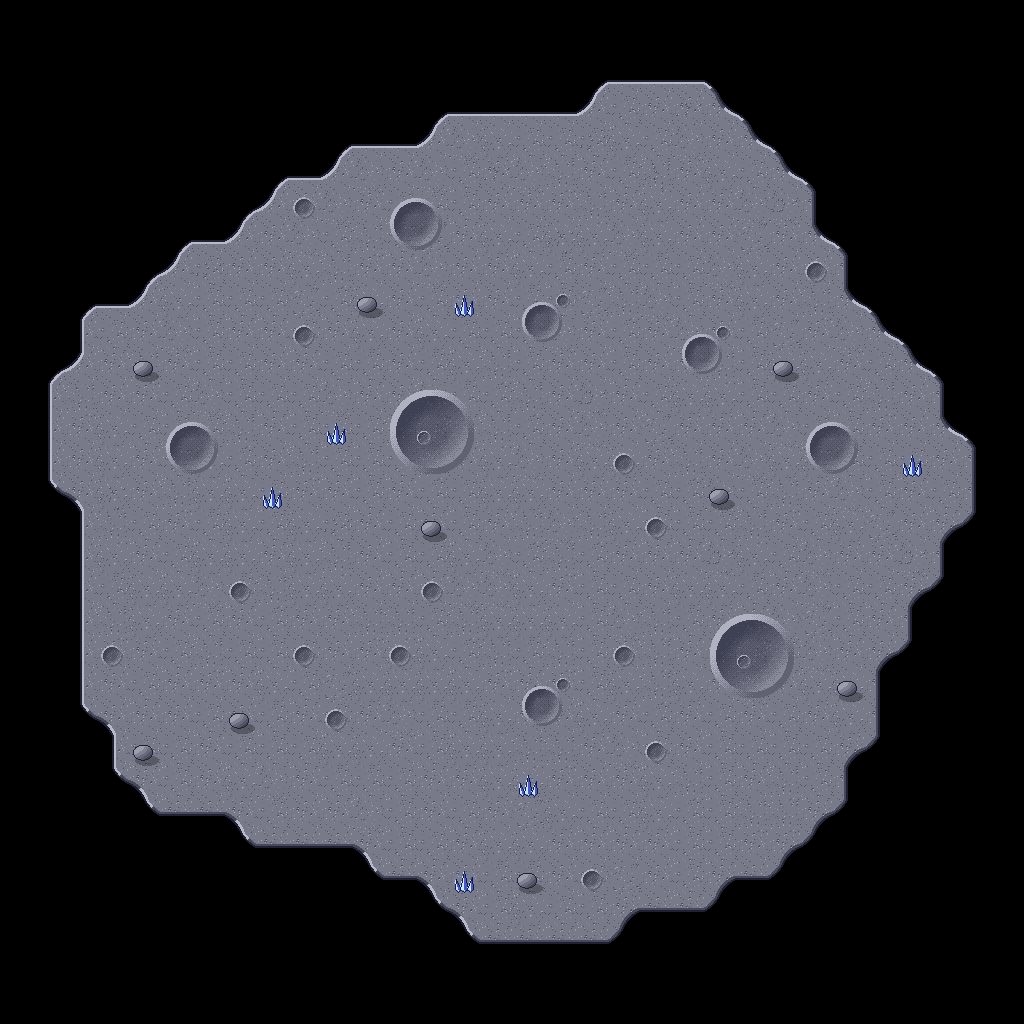

Below is a game level as drawn by its tile map, then a one-line description and the .tmx file that defines it, in full:
An orthogonal 32x32 tile map with 32x32 px tiles, 2 tile layers (Ground 1, Details 2).

<map version="1.10" tiledversion="1.12.1" orientation="orthogonal" renderorder="right-down" width="32" height="32" tilewidth="32" tileheight="32" infinite="0" nextlayerid="3" nextobjectid="1">
 <tileset firstgid="1" source="../TILESET/lunar_planet.tsx" />
 <layer id="1" name="Ground 1" width="32" height="32">
  <data encoding="csv">
7,7,7,7,7,7,7,7,7,7,7,7,7,7,7,7,7,7,7,7,7,7,7,7,7,7,7,7,7,7,7,7,
7,7,7,7,7,7,7,7,7,7,7,7,7,7,7,7,7,7,7,7,7,7,7,7,7,7,7,7,7,7,7,7,
7,7,7,7,7,7,7,7,7,7,7,7,7,7,7,7,7,7,11,12,12,12,10,7,7,7,7,7,7,7,7,7,
7,7,7,7,7,7,7,7,7,7,7,7,7,11,12,12,12,12,16,2,1,1,20,10,7,7,7,7,7,7,7,7,
7,7,7,7,7,7,7,7,7,7,11,12,12,16,5,3,2,2,2,3,2,5,1,20,10,7,7,7,7,7,7,7,
7,7,7,7,7,7,7,7,11,12,16,5,1,5,2,1,5,4,1,2,4,1,3,2,20,10,7,7,7,7,7,7,
7,7,7,7,7,7,7,11,16,1,5,1,2,2,2,1,1,1,4,1,3,1,1,5,5,18,7,7,7,7,7,7,
7,7,7,7,7,11,12,16,1,5,2,4,2,6,1,3,2,3,3,5,3,1,1,6,1,20,10,7,7,7,7,7,
7,7,7,7,11,16,2,1,1,3,4,1,1,5,1,1,3,2,1,2,2,2,5,3,1,1,18,7,7,7,7,7,
7,7,11,12,16,3,2,2,2,6,2,3,1,2,1,1,2,2,6,4,5,2,1,3,1,4,20,10,7,7,7,7,
7,7,15,2,1,5,2,1,1,2,1,3,1,3,2,2,2,5,1,2,1,5,1,2,6,1,5,20,10,7,7,7,
7,11,16,1,4,1,2,2,1,1,2,2,1,2,3,4,2,1,1,2,1,1,4,2,3,3,1,2,20,10,7,7,
7,15,4,1,1,2,5,2,2,2,5,1,1,5,2,2,4,1,5,1,2,3,3,2,2,1,2,4,1,18,7,7,
7,15,1,3,2,2,2,4,1,2,2,2,4,2,1,4,2,1,5,1,6,1,1,1,5,2,2,1,1,20,10,7,
7,15,1,3,1,2,3,2,1,4,2,2,2,4,1,3,5,1,3,3,1,4,1,5,3,3,2,2,2,1,18,7,
7,13,23,3,1,4,3,3,2,1,1,2,1,2,2,3,3,1,1,1,2,2,5,2,4,1,5,2,1,2,18,7,
7,7,15,4,2,1,2,3,2,3,2,1,2,1,2,1,4,5,4,3,2,2,2,4,1,2,3,6,1,22,17,7,
7,7,15,3,1,2,3,3,1,3,4,1,2,2,3,5,2,4,2,1,1,1,5,3,2,5,1,1,5,18,7,7,
7,7,15,2,3,3,5,2,4,3,3,1,1,1,5,5,3,1,2,2,1,3,3,2,1,5,2,2,22,17,7,7,
7,7,15,4,3,1,2,1,2,1,1,4,4,2,4,3,3,3,2,5,4,2,1,1,5,6,2,1,18,7,7,7,
7,7,15,1,1,2,4,2,2,2,1,1,3,3,2,4,2,4,2,1,4,1,1,2,2,5,1,22,17,7,7,7,
7,7,15,1,2,1,1,1,3,2,6,3,3,3,3,1,1,1,2,3,4,3,1,5,1,3,3,18,7,7,7,7,
7,7,13,23,1,1,2,1,2,1,2,1,5,2,2,3,1,1,3,1,2,1,2,1,2,1,3,18,7,7,7,7,
7,7,7,15,2,2,1,2,2,2,3,3,1,2,3,3,4,4,1,5,2,1,2,2,2,2,22,17,7,7,7,7,
7,7,7,13,23,2,1,3,5,1,2,2,2,1,1,3,3,1,1,1,3,4,2,1,4,2,18,7,7,7,7,7,
7,7,7,7,13,21,21,23,2,1,1,5,2,1,2,1,6,3,2,2,3,2,2,4,4,22,17,7,7,7,7,7,
7,7,7,7,7,7,7,13,21,21,21,23,2,2,1,3,3,1,1,1,1,2,2,1,22,17,7,7,7,7,7,7,
7,7,7,7,7,7,7,7,7,7,7,13,21,23,1,2,2,1,2,6,1,2,22,21,17,7,7,7,7,7,7,7,
7,7,7,7,7,7,7,7,7,7,7,7,7,13,23,2,3,2,2,22,21,21,17,7,7,7,7,7,7,7,7,7,
7,7,7,7,7,7,7,7,7,7,7,7,7,7,13,21,21,21,21,17,7,7,7,7,7,7,7,7,7,7,7,7,
7,7,7,7,7,7,7,7,7,7,7,7,7,7,7,7,7,7,7,7,7,7,7,7,7,7,7,7,7,7,7,7,
7,7,7,7,7,7,7,7,7,7,7,7,7,7,7,7,7,7,7,7,7,7,7,7,7,7,7,7,7,7,7,7
</data>
 </layer>
 <layer id="2" name="Details 2" width="32" height="32">
  <data encoding="csv">
0,0,0,0,0,0,0,0,0,0,0,0,0,0,0,0,0,0,0,0,0,0,0,0,0,0,0,0,0,0,0,0,
0,0,0,0,0,0,0,0,0,0,0,0,0,0,0,0,0,0,0,0,0,0,0,0,0,0,0,0,0,0,0,0,
0,0,0,0,0,0,0,0,0,0,0,0,0,0,0,0,0,0,0,0,0,0,0,0,0,0,0,0,0,0,0,0,
0,0,0,0,0,0,0,0,0,0,0,0,0,0,0,0,0,0,0,0,0,31,0,0,0,0,0,0,0,0,0,0,
0,0,0,0,0,0,0,0,0,0,0,0,0,0,0,0,0,0,31,0,0,0,0,0,0,0,0,0,0,0,0,0,
0,0,0,0,0,0,0,0,0,0,0,0,0,0,0,31,0,0,0,0,31,0,0,0,0,0,0,0,0,0,0,0,
0,0,0,0,0,0,0,0,0,25,0,0,33,34,0,0,0,0,0,0,0,0,0,0,31,0,0,0,0,0,0,0,
0,0,0,0,0,0,0,0,0,0,0,0,41,42,0,0,0,31,0,0,0,0,0,0,0,0,0,0,0,0,0,0,
0,0,0,0,0,0,31,0,0,0,0,0,0,0,0,0,0,0,0,0,0,0,0,0,0,25,0,0,0,0,0,0,
0,0,0,0,0,0,0,0,0,0,0,27,0,0,29,0,38,39,0,0,0,0,0,0,0,0,0,0,0,0,0,0,
0,0,0,0,0,0,0,0,0,25,0,0,0,0,0,0,46,47,0,0,0,38,39,0,0,0,0,0,0,0,0,0,
0,0,0,0,27,0,0,0,0,0,0,0,0,0,0,0,0,0,0,0,0,46,47,0,27,0,0,0,0,0,0,0,
0,0,0,0,0,0,0,0,0,0,0,0,35,36,37,0,0,0,31,0,0,0,0,0,0,0,0,0,0,0,0,0,
0,0,0,0,0,33,34,0,0,0,29,0,43,44,45,0,0,0,0,0,0,0,0,0,0,33,34,0,0,0,0,0,
0,0,0,0,0,41,42,0,0,0,0,0,51,52,53,0,0,0,0,25,0,0,0,0,0,41,42,0,29,0,0,0,
0,0,0,31,0,0,0,0,29,0,0,0,0,0,0,0,0,0,0,0,0,0,27,0,0,0,0,0,0,0,0,0,
0,0,0,0,0,0,0,0,0,0,31,0,0,27,0,0,0,0,0,0,25,0,0,0,0,0,0,0,0,0,0,0,
0,0,0,0,0,0,0,0,0,0,0,0,0,0,0,0,0,0,0,0,0,0,31,0,0,0,0,0,31,0,0,0,
0,0,0,0,0,0,0,25,0,0,0,0,0,25,0,0,0,0,0,0,0,0,0,0,0,0,0,0,0,0,0,0,
0,0,0,0,0,0,0,0,0,0,0,0,0,0,0,0,0,0,0,0,0,0,35,36,37,0,0,0,0,0,0,0,
0,0,0,25,0,0,0,0,0,25,0,0,25,0,0,0,0,0,0,25,0,0,43,44,45,0,0,0,0,0,0,0,
0,0,0,0,0,0,0,0,0,0,0,0,0,0,0,0,38,39,0,0,0,0,51,52,53,0,27,0,0,0,0,0,
0,0,0,0,0,0,0,27,0,0,25,0,0,0,0,0,46,47,0,0,0,0,0,0,0,0,0,0,0,0,0,0,
0,0,0,0,27,0,0,0,0,0,0,0,0,0,0,0,0,0,0,0,25,0,0,0,0,0,0,0,0,0,0,0,
0,0,0,0,0,0,0,0,0,0,0,0,0,0,0,0,29,0,0,0,0,0,0,0,0,0,0,0,0,0,0,0,
0,0,0,0,0,0,0,0,0,0,0,0,0,0,0,0,0,0,0,0,0,0,0,0,0,0,0,0,0,0,0,0,
0,0,0,0,0,0,0,0,0,0,0,0,0,0,0,0,0,0,0,0,0,0,0,0,0,0,0,0,0,0,0,0,
0,0,0,0,0,0,0,0,0,0,0,0,0,0,29,0,27,0,25,0,0,0,0,0,0,0,0,0,0,0,0,0,
0,0,0,0,0,0,0,0,0,0,0,0,0,0,0,0,0,0,0,0,0,0,0,0,0,0,0,0,0,0,0,0,
0,0,0,0,0,0,0,0,0,0,0,0,0,0,0,0,0,0,0,0,0,0,0,0,0,0,0,0,0,0,0,0,
0,0,0,0,0,0,0,0,0,0,0,0,0,0,0,0,0,0,0,0,0,0,0,0,0,0,0,0,0,0,0,0,
0,0,0,0,0,0,0,0,0,0,0,0,0,0,0,0,0,0,0,0,0,0,0,0,0,0,0,0,0,0,0,0
</data>
 </layer>
</map>
